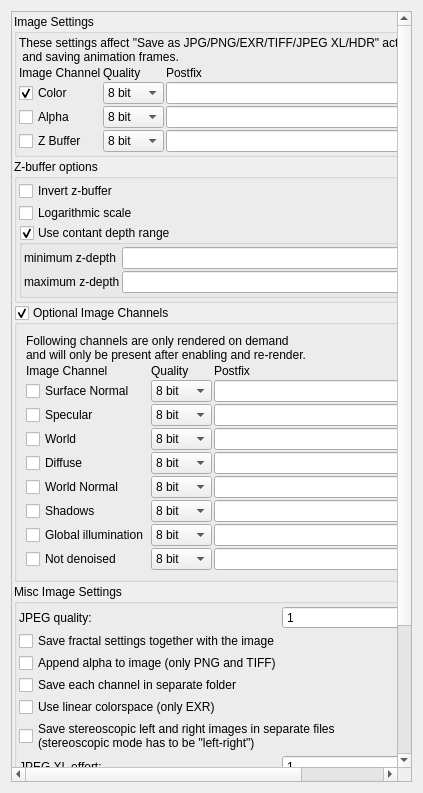
<?xml version="1.0" encoding="UTF-8"?>
<ui version="4.0">
 <class>cImageSaveDialog</class>
 <widget class="QWidget" name="cImageSaveDialog">
  <property name="geometry">
   <rect>
    <x>0</x>
    <y>0</y>
    <width>423</width>
    <height>793</height>
   </rect>
  </property>
  <property name="windowTitle">
   <string>Save Image</string>
  </property>
  <property name="windowIcon">
   <iconset theme="image-x-generic" resource="icons.qrc">
    <normaloff>:/system/icons/image-x-generic.svg</normaloff>:/system/icons/image-x-generic.svg</iconset>
  </property>
  <layout class="QVBoxLayout" name="verticalLayout">
   <item>
    <widget class="QScrollArea" name="scrollArea_image">
     <property name="widgetResizable">
      <bool>true</bool>
     </property>
     <widget class="QWidget" name="scrollAreaWidgetContents_image">
      <property name="geometry">
       <rect>
        <x>0</x>
        <y>0</y>
        <width>389</width>
        <height>780</height>
       </rect>
      </property>
      <layout class="QVBoxLayout" name="verticalLayout_image">
       <property name="spacing">
        <number>2</number>
       </property>
       <property name="leftMargin">
        <number>2</number>
       </property>
       <property name="topMargin">
        <number>2</number>
       </property>
       <property name="rightMargin">
        <number>2</number>
       </property>
       <property name="bottomMargin">
        <number>2</number>
       </property>
       <item>
        <widget class="QGroupBox" name="groupBox_4">
         <property name="toolTip">
          <string>&lt;html&gt;&lt;head/&gt;&lt;body&gt;&lt;p&gt;&lt;span style=&quot; font-weight:600;&quot;&gt;JPG&lt;/span&gt;&lt;/p&gt;&lt;p&gt;The quality value will be ignored, since JPG only supports 8 bit precision.&lt;/p&gt;&lt;p&gt;Every image channel will be saved as a separate file with appended postfix.&lt;/p&gt;&lt;p&gt;&lt;span style=&quot; font-weight:600;&quot;&gt;PNG&lt;/span&gt;&lt;/p&gt;&lt;p&gt;The quality value can be 8 bit or 16 bit (32 bit will result in 16 bit precision).&lt;/p&gt;&lt;p&gt;Every image channel will be saved as a separate file. &lt;/p&gt;&lt;p&gt;Only exception can be alpha channel:&lt;/p&gt;&lt;p&gt;If both Color and Alpha channel are selected and &amp;quot;Append alpha to image (only PNG and TIFF)&amp;quot;, then color + alpha will be saved to a RGBA image with quality and postfix of color row.&lt;/p&gt;&lt;p&gt;&lt;span style=&quot; font-weight:600;&quot;&gt;TIFF&lt;/span&gt;&lt;/p&gt;&lt;p&gt;The quality value can be 8 bit, 16 bit or 32 bit.&lt;/p&gt;&lt;p&gt;Every image channel will be saved as a separate file. &lt;/p&gt;&lt;p&gt;Only exception can be alpha channel:&lt;/p&gt;&lt;p&gt;If both Color and Alpha channel are selected and &amp;quot;Append alpha to image (only PNG and TIFF)&amp;quot;, then color + alpha will be saved to a RGBA image with quality and postfix of color row.&lt;/p&gt;&lt;p&gt;&lt;span style=&quot; font-weight:600;&quot;&gt;JPEG XL&lt;/span&gt;&lt;/p&gt;&lt;p&gt;The quality value can be 8 bit, 16 bit or 32 bit. 32 bit stores full float precision and preserves HDR values above 1.0.&lt;/p&gt;&lt;p&gt;Every image channel will be saved as a separate file. &lt;/p&gt;&lt;p&gt;Only exception can be alpha channel:&lt;/p&gt;&lt;p&gt;If both Color and Alpha channel are selected and &amp;quot;Append alpha to image (JPEG XL)&amp;quot;, then color + alpha will be saved to a RGBA image with quality and postfix of color row.&lt;/p&gt;&lt;p&gt;Extra options: encoder effort, distance, lossless mode and HDR mode (SDR, float linear or PQ BT.2100 with the configured SDR white point).&lt;/p&gt;&lt;p&gt;&lt;span style=&quot; font-weight:600;&quot;&gt;HDR (Radiance)&lt;/span&gt;&lt;/p&gt;&lt;p&gt;The quality value is ignored, the RGBE format has a fixed precision (shared exponent per pixel).&lt;/p&gt;&lt;p&gt;The color channel stores the scene linear image, so values above 1.0 are kept and no gamma correction is applied.&lt;/p&gt;&lt;p&gt;The format has no alpha channel, so every image channel (including alpha) is saved as a separate file.&lt;/p&gt;&lt;p&gt;&lt;span style=&quot; font-weight:600;&quot;&gt;EXR&lt;/span&gt;&lt;/p&gt;&lt;p&gt;The quality value can be 16 bit or 32 bit (8 bit will result in 16 bit precision).&lt;/p&gt;&lt;p&gt;The postfix will be ignored since all image channels will be saved to one file.&lt;/p&gt;&lt;/body&gt;&lt;/html&gt;</string>
         </property>
         <property name="title">
          <string>Image Settings</string>
         </property>
         <layout class="QVBoxLayout" name="verticalLayout_6">
          <property name="spacing">
           <number>2</number>
          </property>
          <property name="leftMargin">
           <number>2</number>
          </property>
          <property name="topMargin">
           <number>2</number>
          </property>
          <property name="rightMargin">
           <number>2</number>
          </property>
          <property name="bottomMargin">
           <number>2</number>
          </property>
          <item>
           <widget class="QLabel" name="label_12">
            <property name="text">
             <string>These settings affect &quot;Save as JPG/PNG/EXR/TIFF/JPEG XL/HDR&quot; actions
 and saving animation frames.</string>
            </property>
           </widget>
          </item>
          <item>
           <layout class="QGridLayout" name="gridLayout_4">
            <property name="spacing">
             <number>2</number>
            </property>
            <item row="0" column="0">
             <widget class="QLabel" name="label_10">
              <property name="text">
               <string>Image Channel</string>
              </property>
             </widget>
            </item>
            <item row="0" column="1">
             <widget class="QLabel" name="label_8">
              <property name="text">
               <string>Quality</string>
              </property>
             </widget>
            </item>
            <item row="0" column="2">
             <widget class="QLabel" name="label_9">
              <property name="text">
               <string>Postfix</string>
              </property>
             </widget>
            </item>
            <item row="1" column="0">
             <widget class="MyCheckBox" name="checkBox_color_enabled">
              <property name="text">
               <string>Color</string>
              </property>
              <property name="checked">
               <bool>true</bool>
              </property>
             </widget>
            </item>
            <item row="1" column="1">
             <widget class="MyComboBox" name="comboBox_color_quality">
              <item>
               <property name="text">
                <string>8 bit</string>
               </property>
              </item>
              <item>
               <property name="text">
                <string>16 bit</string>
               </property>
              </item>
              <item>
               <property name="text">
                <string>32 bit</string>
               </property>
              </item>
             </widget>
            </item>
            <item row="1" column="2">
             <widget class="MyLineEdit" name="text_color_postfix">
              <property name="text">
               <string/>
              </property>
             </widget>
            </item>
            <item row="2" column="0">
             <widget class="MyCheckBox" name="checkBox_alpha_enabled">
              <property name="text">
               <string>Alpha</string>
              </property>
             </widget>
            </item>
            <item row="2" column="1">
             <widget class="MyComboBox" name="comboBox_alpha_quality">
              <item>
               <property name="text">
                <string>8 bit</string>
               </property>
              </item>
              <item>
               <property name="text">
                <string>16 bit</string>
               </property>
              </item>
              <item>
               <property name="text">
                <string>32 bit</string>
               </property>
              </item>
             </widget>
            </item>
            <item row="2" column="2">
             <widget class="MyLineEdit" name="text_alpha_postfix">
              <property name="text">
               <string/>
              </property>
             </widget>
            </item>
            <item row="3" column="0">
             <widget class="MyCheckBox" name="checkBox_zbuffer_enabled">
              <property name="text">
               <string>Z Buffer</string>
              </property>
             </widget>
            </item>
            <item row="3" column="1">
             <widget class="MyComboBox" name="comboBox_zbuffer_quality">
              <item>
               <property name="text">
                <string>8 bit</string>
               </property>
              </item>
              <item>
               <property name="text">
                <string>16 bit</string>
               </property>
              </item>
              <item>
               <property name="text">
                <string>32 bit</string>
               </property>
              </item>
             </widget>
            </item>
            <item row="3" column="2">
             <widget class="MyLineEdit" name="text_zbuffer_postfix">
              <property name="text">
               <string/>
              </property>
             </widget>
            </item>
           </layout>
          </item>
         </layout>
        </widget>
       </item>
       <item>
        <widget class="QGroupBox" name="groupBox">
         <property name="title">
          <string>Z-buffer options</string>
         </property>
         <layout class="QGridLayout" name="gridLayout_3">
          <property name="leftMargin">
           <number>2</number>
          </property>
          <property name="topMargin">
           <number>2</number>
          </property>
          <property name="rightMargin">
           <number>2</number>
          </property>
          <property name="bottomMargin">
           <number>2</number>
          </property>
          <property name="spacing">
           <number>2</number>
          </property>
          <item row="0" column="0">
           <widget class="MyCheckBox" name="checkBox_zbuffer_invert">
            <property name="text">
             <string>Invert z-buffer</string>
            </property>
           </widget>
          </item>
          <item row="1" column="0">
           <widget class="MyCheckBox" name="checkBox_zbuffer_logarithmic">
            <property name="text">
             <string>Logarithmic scale</string>
            </property>
           </widget>
          </item>
          <item row="2" column="0">
           <widget class="MyGroupBox" name="groupCheck_zbuffer_constant_range">
            <property name="title">
             <string>Use contant depth range</string>
            </property>
            <property name="checkable">
             <bool>true</bool>
            </property>
            <layout class="QGridLayout" name="gridLayout_5">
             <property name="leftMargin">
              <number>2</number>
             </property>
             <property name="topMargin">
              <number>2</number>
             </property>
             <property name="rightMargin">
              <number>2</number>
             </property>
             <property name="bottomMargin">
              <number>2</number>
             </property>
             <property name="spacing">
              <number>2</number>
             </property>
             <item row="1" column="0">
              <widget class="QLabel" name="label_2">
               <property name="text">
                <string>maximum z-depth</string>
               </property>
              </widget>
             </item>
             <item row="0" column="0">
              <widget class="QLabel" name="label">
               <property name="text">
                <string>minimum z-depth</string>
               </property>
              </widget>
             </item>
             <item row="0" column="1">
              <widget class="MyLineEdit" name="logedit_zbuffer_min_depth"/>
             </item>
             <item row="1" column="1">
              <widget class="MyLineEdit" name="logedit_zbuffer_max_depth"/>
             </item>
            </layout>
           </widget>
          </item>
         </layout>
        </widget>
       </item>
       <item>
        <layout class="QVBoxLayout" name="verticalLayout_10">
         <item>
          <widget class="MyGroupBox" name="groupCheck_optional_image_channels_enabled">
           <property name="title">
            <string>Optional Image Channels</string>
           </property>
           <property name="checkable">
            <bool>true</bool>
           </property>
           <layout class="QGridLayout" name="gridLayout_optional_image_channels">
            <property name="spacing">
             <number>2</number>
            </property>
            <item row="5" column="2">
             <widget class="MyLineEdit" name="text_diffuse_postfix">
              <property name="text">
               <string/>
              </property>
             </widget>
            </item>
            <item row="4" column="2">
             <widget class="MyLineEdit" name="text_world_postfix">
              <property name="text">
               <string/>
              </property>
             </widget>
            </item>
            <item row="1" column="1">
             <widget class="QLabel" name="label_image_quality_optional">
              <property name="text">
               <string>Quality</string>
              </property>
             </widget>
            </item>
            <item row="8" column="0">
             <widget class="MyCheckBox" name="checkBox_gi_channel_enabled">
              <property name="text">
               <string>Global illumination</string>
              </property>
             </widget>
            </item>
            <item row="1" column="2">
             <widget class="QLabel" name="label_image_postfix_optional">
              <property name="text">
               <string>Postfix</string>
              </property>
             </widget>
            </item>
            <item row="6" column="2">
             <widget class="MyLineEdit" name="text_normalWorld_postfix">
              <property name="text">
               <string/>
              </property>
             </widget>
            </item>
            <item row="7" column="1">
             <widget class="MyComboBox" name="comboBox_shadow_channel_quality">
              <item>
               <property name="text">
                <string>8 bit</string>
               </property>
              </item>
              <item>
               <property name="text">
                <string>16 bit</string>
               </property>
              </item>
              <item>
               <property name="text">
                <string>32 bit</string>
               </property>
              </item>
             </widget>
            </item>
            <item row="5" column="0">
             <widget class="MyCheckBox" name="checkBox_diffuse_enabled">
              <property name="text">
               <string>Diffuse</string>
              </property>
             </widget>
            </item>
            <item row="6" column="0">
             <widget class="MyCheckBox" name="checkBox_normalWorld_enabled">
              <property name="text">
               <string>World Normal</string>
              </property>
             </widget>
            </item>
            <item row="3" column="0">
             <widget class="MyCheckBox" name="checkBox_specular_enabled">
              <property name="text">
               <string>Specular</string>
              </property>
             </widget>
            </item>
            <item row="7" column="2">
             <widget class="MyLineEdit" name="text_shadow_channel_postfix">
              <property name="text">
               <string/>
              </property>
             </widget>
            </item>
            <item row="4" column="0">
             <widget class="MyCheckBox" name="checkBox_world_enabled">
              <property name="text">
               <string>World</string>
              </property>
             </widget>
            </item>
            <item row="1" column="0">
             <widget class="QLabel" name="label_image_channel_optional">
              <property name="text">
               <string>Image Channel</string>
              </property>
             </widget>
            </item>
            <item row="2" column="2">
             <widget class="MyLineEdit" name="text_normal_postfix">
              <property name="text">
               <string/>
              </property>
             </widget>
            </item>
            <item row="4" column="1">
             <widget class="MyComboBox" name="comboBox_world_quality">
              <item>
               <property name="text">
                <string>8 bit</string>
               </property>
              </item>
              <item>
               <property name="text">
                <string>16 bit</string>
               </property>
              </item>
              <item>
               <property name="text">
                <string>32 bit</string>
               </property>
              </item>
             </widget>
            </item>
            <item row="7" column="0">
             <widget class="MyCheckBox" name="checkBox_shadow_channel_enabled">
              <property name="text">
               <string>Shadows</string>
              </property>
             </widget>
            </item>
            <item row="3" column="1">
             <widget class="MyComboBox" name="comboBox_specular_quality">
              <item>
               <property name="text">
                <string>8 bit</string>
               </property>
              </item>
              <item>
               <property name="text">
                <string>16 bit</string>
               </property>
              </item>
              <item>
               <property name="text">
                <string>32 bit</string>
               </property>
              </item>
             </widget>
            </item>
            <item row="8" column="2">
             <widget class="MyLineEdit" name="text_gi_channel_postfix">
              <property name="text">
               <string/>
              </property>
             </widget>
            </item>
            <item row="2" column="0">
             <widget class="MyCheckBox" name="checkBox_normal_enabled">
              <property name="text">
               <string>Surface Normal</string>
              </property>
             </widget>
            </item>
            <item row="8" column="1">
             <widget class="MyComboBox" name="comboBox_gi_channel_quality">
              <item>
               <property name="text">
                <string>8 bit</string>
               </property>
              </item>
              <item>
               <property name="text">
                <string>16 bit</string>
               </property>
              </item>
              <item>
               <property name="text">
                <string>32 bit</string>
               </property>
              </item>
             </widget>
            </item>
            <item row="3" column="2">
             <widget class="MyLineEdit" name="text_specular_postfix">
              <property name="text">
               <string/>
              </property>
             </widget>
            </item>
            <item row="2" column="1">
             <widget class="MyComboBox" name="comboBox_normal_quality">
              <item>
               <property name="text">
                <string>8 bit</string>
               </property>
              </item>
              <item>
               <property name="text">
                <string>16 bit</string>
               </property>
              </item>
              <item>
               <property name="text">
                <string>32 bit</string>
               </property>
              </item>
             </widget>
            </item>
            <item row="0" column="0" colspan="3">
             <widget class="QLabel" name="label_rerender_required_info">
              <property name="text">
               <string>Following channels are only rendered on demand
and will only be present after enabling and re-render.</string>
              </property>
             </widget>
            </item>
            <item row="5" column="1">
             <widget class="MyComboBox" name="comboBox_diffuse_quality">
              <item>
               <property name="text">
                <string>8 bit</string>
               </property>
              </item>
              <item>
               <property name="text">
                <string>16 bit</string>
               </property>
              </item>
              <item>
               <property name="text">
                <string>32 bit</string>
               </property>
              </item>
             </widget>
            </item>
            <item row="6" column="1">
             <widget class="MyComboBox" name="comboBox_normalWorld_quality">
              <item>
               <property name="text">
                <string>8 bit</string>
               </property>
              </item>
              <item>
               <property name="text">
                <string>16 bit</string>
               </property>
              </item>
              <item>
               <property name="text">
                <string>32 bit</string>
               </property>
              </item>
             </widget>
            </item>
            <item row="9" column="0">
             <widget class="MyCheckBox" name="checkBox_not_denoised_channel_enabled">
              <property name="text">
               <string>Not denoised</string>
              </property>
             </widget>
            </item>
            <item row="9" column="1">
             <widget class="MyComboBox" name="comboBox_not_denoised_channel_quality">
              <item>
               <property name="text">
                <string>8 bit</string>
               </property>
              </item>
              <item>
               <property name="text">
                <string>16 bit</string>
               </property>
              </item>
              <item>
               <property name="text">
                <string>32 bit</string>
               </property>
              </item>
             </widget>
            </item>
            <item row="9" column="2">
             <widget class="MyLineEdit" name="text_not_denoised_channel_postfix">
              <property name="text">
               <string/>
              </property>
             </widget>
            </item>
           </layout>
          </widget>
         </item>
        </layout>
       </item>
       <item>
        <widget class="QGroupBox" name="groupBox_2">
         <property name="title">
          <string>Misc Image Settings</string>
         </property>
         <layout class="QVBoxLayout" name="verticalLayout_4">
          <property name="spacing">
           <number>2</number>
          </property>
          <property name="leftMargin">
           <number>2</number>
          </property>
          <property name="topMargin">
           <number>2</number>
          </property>
          <property name="rightMargin">
           <number>2</number>
          </property>
          <property name="bottomMargin">
           <number>2</number>
          </property>
          <item>
           <layout class="QGridLayout" name="gridLayout_2">
            <property name="spacing">
             <number>2</number>
            </property>
            <item row="2" column="0" colspan="2">
             <widget class="MyCheckBox" name="checkBox_append_alpha_png">
              <property name="text">
               <string>Append alpha to image (only PNG and TIFF)</string>
              </property>
             </widget>
            </item>
            <item row="0" column="1">
             <widget class="MySpinBox" name="spinboxInt_jpeg_quality">
              <property name="minimum">
               <number>1</number>
              </property>
              <property name="maximum">
               <number>100</number>
              </property>
             </widget>
            </item>
            <item row="0" column="0">
             <widget class="QLabel" name="label_5">
              <property name="text">
               <string>JPEG quality:</string>
              </property>
             </widget>
            </item>
            <item row="4" column="0" colspan="2">
             <widget class="MyCheckBox" name="checkBox_linear_colorspace">
              <property name="text">
               <string>Use linear colorspace (only EXR)</string>
              </property>
             </widget>
            </item>
            <item row="3" column="0" colspan="2">
             <widget class="MyCheckBox" name="checkBox_save_channels_in_separate_folders">
              <property name="text">
               <string>Save each channel in separate folder</string>
              </property>
             </widget>
            </item>
            <item row="5" column="0" colspan="2">
             <widget class="MyCheckBox" name="checkBox_stereoscopic_in_separate_files">
              <property name="text">
               <string>Save stereoscopic left and right images in separate files
(stereoscopic mode has to be &quot;left-right&quot;)</string>
              </property>
             </widget>
            </item>
            <item row="1" column="0">
             <widget class="QCheckBox" name="checkBox_save_settings_with_image">
              <property name="text">
               <string>Save fractal settings together with the image</string>
              </property>
             </widget>
            </item>
            <item row="6" column="0">
             <widget class="QLabel" name="label_jxl_effort">
              <property name="text">
               <string>JPEG XL effort:</string>
              </property>
             </widget>
            </item>
            <item row="6" column="1">
             <widget class="MySpinBox" name="spinboxInt_jxl_effort">
              <property name="toolTip">
               <string>&lt;html&gt;&lt;head/&gt;&lt;body&gt;&lt;p&gt;Encoder effort from 1 (fastest) to 9 (smallest file). The encoder runs multi-threaded, so even high effort values are usable on modern CPUs.&lt;/p&gt;&lt;/body&gt;&lt;/html&gt;</string>
              </property>
              <property name="minimum">
               <number>1</number>
              </property>
              <property name="maximum">
               <number>9</number>
              </property>
             </widget>
            </item>
            <item row="7" column="0">
             <widget class="QLabel" name="label_jxl_distance">
              <property name="text">
               <string>JPEG XL distance:</string>
              </property>
             </widget>
            </item>
            <item row="7" column="1">
             <widget class="MyDoubleSpinBox" name="spinbox_jxl_distance">
              <property name="toolTip">
               <string>&lt;html&gt;&lt;head/&gt;&lt;body&gt;&lt;p&gt;Butteraugli distance: lower means higher quality. 1.0 is visually lossless, values close to 0.0 are near-lossless. Ignored when lossless mode is enabled.&lt;/p&gt;&lt;/body&gt;&lt;/html&gt;</string>
              </property>
              <property name="decimals">
               <number>2</number>
              </property>
              <property name="maximum">
               <double>25.000000000000000</double>
              </property>
              <property name="singleStep">
               <double>0.050000000000000</double>
              </property>
             </widget>
            </item>
            <item row="8" column="0">
             <widget class="QLabel" name="label_jxl_hdr_mode">
              <property name="text">
               <string>JPEG XL HDR mode:</string>
              </property>
             </widget>
            </item>
            <item row="8" column="1">
             <widget class="MyComboBox" name="comboBox_jxl_hdr_mode">
              <property name="toolTip">
               <string>&lt;html&gt;&lt;head/&gt;&lt;body&gt;&lt;p&gt;SDR: image stored with 8 or 16 bit precision and sRGB transfer function.&lt;/p&gt;&lt;p&gt;Float HDR: full 32 bit values matching the screen (brightness, contrast, saturation, hdr and gamma adjustments applied), highlights above 1.0 are kept, like an EXR file. Viewers tone-map them to the display.&lt;/p&gt;&lt;p&gt;PQ BT.2100: screen matched values converted with the SMPTE ST 2084 curve for HDR displays, using the SDR white point below.&lt;/p&gt;&lt;p&gt;Only affects the color channel with 32 bit quality; data channels (zbuffer, normals, ...) are always stored linear.&lt;/p&gt;&lt;/body&gt;&lt;/html&gt;</string>
              </property>
              <item>
               <property name="text">
                <string>SDR (8/16 bit, sRGB)</string>
               </property>
              </item>
              <item>
               <property name="text">
                <string>Float HDR (32 bit, screen matched)</string>
               </property>
              </item>
              <item>
               <property name="text">
                <string>PQ BT.2100 (32 bit, display HDR)</string>
               </property>
              </item>
             </widget>
            </item>
            <item row="9" column="0">
             <widget class="QLabel" name="label_jxl_sdr_white">
              <property name="text">
               <string>JPEG XL SDR white (nits):</string>
              </property>
             </widget>
            </item>
            <item row="9" column="1">
             <widget class="MyDoubleSpinBox" name="spinbox_jxl_sdr_white_nits">
              <property name="toolTip">
               <string>&lt;html&gt;&lt;head/&gt;&lt;body&gt;&lt;p&gt;Display luminance that a scene linear value of 1.0 is mapped to in PQ mode. Typical values are 203 (PQ SDR reference) or 100 (legacy).&lt;/p&gt;&lt;/body&gt;&lt;/html&gt;</string>
              </property>
              <property name="decimals">
               <number>1</number>
              </property>
              <property name="minimum">
               <double>1.000000000000000</double>
              </property>
              <property name="maximum">
               <double>10000.000000000000000</double>
              </property>
              <property name="singleStep">
               <double>1.000000000000000</double>
              </property>
             </widget>
            </item>
            <item row="10" column="0" colspan="2">
             <widget class="MyCheckBox" name="checkBox_jxl_lossless">
              <property name="text">
               <string>Save JPEG XL in lossless mode (overrides distance)</string>
              </property>
             </widget>
            </item>
            <item row="11" column="0" colspan="2">
             <widget class="MyCheckBox" name="checkBox_append_alpha_jxl">
              <property name="text">
               <string>Append alpha to image (JPEG XL)</string>
              </property>
             </widget>
            </item>
            <item row="12" column="0">
             <widget class="QLabel" name="label_png_compression_level">
              <property name="text">
               <string>PNG compression level:</string>
              </property>
             </widget>
            </item>
            <item row="12" column="1">
             <widget class="MySpinBox" name="spinboxInt_png_compression_level">
              <property name="toolTip">
               <string>&lt;p&gt;zlib compression level of the saved PNG images, from 0 (no compression, fastest saving, largest files) to 9 (smallest files, slowest saving). 6 is the libpng default. The image data is lossless at every level.&lt;/p&gt;</string>
              </property>
              <property name="minimum">
               <number>0</number>
              </property>
              <property name="maximum">
               <number>9</number>
              </property>
             </widget>
            </item>
           </layout>
          </item>
         </layout>
        </widget>
       </item>
       <item>
        <spacer name="verticalSpacer_2">
         <property name="orientation">
          <enum>Qt::Vertical</enum>
         </property>
         <property name="sizeHint" stdset="0">
          <size>
           <width>20</width>
           <height>40</height>
          </size>
         </property>
        </spacer>
       </item>
      </layout>
     </widget>
    </widget>
   </item>
  </layout>
 </widget>
 <customwidgets>
  <customwidget>
   <class>MySpinBox</class>
   <extends>QSpinBox</extends>
   <header>my_spin_box.h</header>
  </customwidget>
  <customwidget>
   <class>MyCheckBox</class>
   <extends>QCheckBox</extends>
   <header>my_check_box.h</header>
  </customwidget>
  <customwidget>
   <class>MyLineEdit</class>
   <extends>QLineEdit</extends>
   <header>my_line_edit.h</header>
  </customwidget>
  <customwidget>
   <class>MyComboBox</class>
   <extends>QComboBox</extends>
   <header>my_combo_box.h</header>
  </customwidget>
  <customwidget>
   <class>MyGroupBox</class>
   <extends>QGroupBox</extends>
   <header>my_group_box.h</header>
   <container>1</container>
  </customwidget>
  <customwidget>
   <class>MyDoubleSpinBox</class>
   <extends>QDoubleSpinBox</extends>
   <header>my_double_spin_box.h</header>
  </customwidget>
 </customwidgets>
 <resources>
  <include location="icons.qrc"/>
 </resources>
 <connections/>
</ui>
